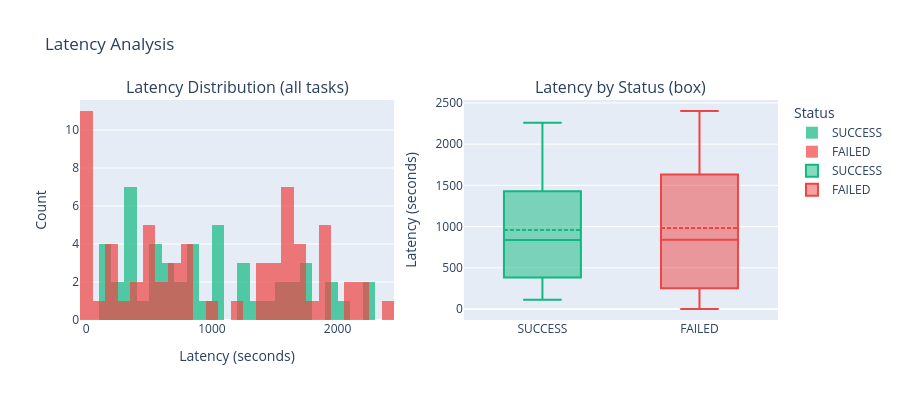

Notebook code cell kept with this figure:
### Code cell
# ── Latency distribution ──
fig = make_subplots(rows=1, cols=2,
                    subplot_titles=['Latency Distribution (all tasks)', 'Latency by Status (box)'])

for status, color in [('SUCCESS', '#10B981'), ('FAILED', '#EF4444')]:
    subset = df[df['status'] == status]
    fig.add_trace(go.Histogram(
        x=subset['latency_seconds'],
        name=status,
        marker_color=color,
        opacity=0.7,
        nbinsx=25
    ), row=1, col=1)

for status, color in [('SUCCESS', '#10B981'), ('FAILED', '#EF4444')]:
    subset = df[df['status'] == status]
    fig.add_trace(go.Box(
        y=subset['latency_seconds'],
        name=status,
        marker_color=color,
        boxmean=True
    ), row=1, col=2)

fig.update_layout(
    title_text='Latency Analysis',
    height=400,
    barmode='overlay',
    legend_title='Status'
)
fig.update_xaxes(title_text='Latency (seconds)', row=1, col=1)
fig.update_yaxes(title_text='Count', row=1, col=1)
fig.update_yaxes(title_text='Latency (seconds)', row=1, col=2)
fig.show()

print('\nLatency breakdown by status:')
lat_by_status = df.groupby('status')['latency_seconds'].agg(['mean', 'median', 'std', 'min', 'max'])
print(lat_by_status.round(1).to_string())

### Figure 1 — Plotly figure (JSON) as saved in the notebook; plotly's stock layout.template omitted (floating-point values rounded to 4 significant figures)
{"data": [{"marker": {"color": "#10B981"}, "name": "SUCCESS", "nbinsx": 25, "opacity": 0.7, "type": "histogram", "x": [191.9, 1527.0, 838.0, 1097.0, 300.1, 1035.0, 1960.0, 1430.0, 773.6, 358.8, 1358.0, 2042.0, 1697.0, 340.4, 146.3, 1972.0, 622.2, 2258.0, 1227.0, 590.4, 340.4, 2259.0, 368.8, 482.2, 1776.0, 1716.0, 1075.0, 1765.0, 1083.0, 264.6, 721.5, 577.5, 1501.0, 1684.0, 112.5, 383.4, 682.0, 1208.0, 1236.0, 510.1, 828.6, 903.6, 571.5, 1032.0, 862.3, 623.0, 129.2, 285.7, 838.1, 343.2], "xaxis": "x", "yaxis": "y"}, {"marker": {"color": "#EF4444"}, "name": "FAILED", "nbinsx": 25, "opacity": 0.7, "type": "histogram", "x": [0, 0, 1931.0, 515.3, 1523.0, 1610.0, 1602.0, 1766.0, 0, 1429.0, 0, 1545.0, 747.3, 2053.0, 1608.0, 0, 1711.0, 114.3, 1885.0, 574.0, 0, 0, 1160.0, 1882.0, 981.9, 1851.0, 2089.0, 1486.0, 0, 1855.0, 188.7, 2199.0, 1640.0, 0, 1718.0, 186.9, 2402.0, 460.5, 0, 0, 1555.0, 661.5, 1695.0, 2162.0, 1656.0, 1551.0, 1389.0, 1600.0, 1447.0, 229.1, 381.3, 754.9, 233.7, 840.4, 497.9, 449.9, 505.7, 573.0, 753.6, 842.9, 305.4, 479.3, 712.4], "xaxis": "x", "yaxis": "y"}, {"boxmean": true, "marker": {"color": "#10B981"}, "name": "SUCCESS", "type": "box", "xaxis": "x2", "y": [191.9, 1527.0, 838.0, 1097.0, 300.1, 1035.0, 1960.0, 1430.0, 773.6, 358.8, 1358.0, 2042.0, 1697.0, 340.4, 146.3, 1972.0, 622.2, 2258.0, 1227.0, 590.4, 340.4, 2259.0, 368.8, 482.2, 1776.0, 1716.0, 1075.0, 1765.0, 1083.0, 264.6, 721.5, 577.5, 1501.0, 1684.0, 112.5, 383.4, 682.0, 1208.0, 1236.0, 510.1, 828.6, 903.6, 571.5, 1032.0, 862.3, 623.0, 129.2, 285.7, 838.1, 343.2], "yaxis": "y2"}, {"boxmean": true, "marker": {"color": "#EF4444"}, "name": "FAILED", "type": "box", "xaxis": "x2", "y": [0, 0, 1931.0, 515.3, 1523.0, 1610.0, 1602.0, 1766.0, 0, 1429.0, 0, 1545.0, 747.3, 2053.0, 1608.0, 0, 1711.0, 114.3, 1885.0, 574.0, 0, 0, 1160.0, 1882.0, 981.9, 1851.0, 2089.0, 1486.0, 0, 1855.0, 188.7, 2199.0, 1640.0, 0, 1718.0, 186.9, 2402.0, 460.5, 0, 0, 1555.0, 661.5, 1695.0, 2162.0, 1656.0, 1551.0, 1389.0, 1600.0, 1447.0, 229.1, 381.3, 754.9, 233.7, 840.4, 497.9, 449.9, 505.7, 573.0, 753.6, 842.9, 305.4, 479.3, 712.4], "yaxis": "y2"}], "layout": {"annotations": [{"font": {"size": 16}, "showarrow": false, "text": "Latency Distribution (all tasks)", "x": 0.225, "xanchor": "center", "xref": "paper", "y": 1, "yanchor": "bottom", "yref": "paper"}, {"font": {"size": 16}, "showarrow": false, "text": "Latency by Status (box)", "x": 0.775, "xanchor": "center", "xref": "paper", "y": 1, "yanchor": "bottom", "yref": "paper"}], "barmode": "overlay", "height": 400, "legend": {"title": {"text": "Status"}}, "title": {"text": "Latency Analysis"}, "xaxis": {"anchor": "y", "domain": [0, 0.45], "title": {"text": "Latency (seconds)"}}, "xaxis2": {"anchor": "y2", "domain": [0.55, 1]}, "yaxis": {"anchor": "x", "domain": [0, 1], "title": {"text": "Count"}}, "yaxis2": {"anchor": "x2", "domain": [0, 1], "title": {"text": "Latency (seconds)"}}}}
